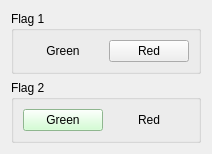
<?xml version="1.0" encoding="UTF-8"?>
<ui version="4.0">
 <class>Form</class>
 <widget class="QWidget" name="Form">
  <property name="geometry">
   <rect>
    <x>0</x>
    <y>0</y>
    <width>212</width>
    <height>136</height>
   </rect>
  </property>
  <property name="minimumSize">
   <size>
    <width>150</width>
    <height>0</height>
   </size>
  </property>
  <property name="maximumSize">
   <size>
    <width>800</width>
    <height>400</height>
   </size>
  </property>
  <property name="baseSize">
   <size>
    <width>200</width>
    <height>200</height>
   </size>
  </property>
  <property name="windowTitle">
   <string>Form</string>
  </property>
  <layout class="QVBoxLayout" name="verticalLayout_3">
   <item>
    <widget class="QGroupBox" name="groupBox_1">
     <property name="sizePolicy">
      <sizepolicy hsizetype="Preferred" vsizetype="MinimumExpanding">
       <horstretch>0</horstretch>
       <verstretch>0</verstretch>
      </sizepolicy>
     </property>
     <property name="maximumSize">
      <size>
       <width>16777215</width>
       <height>16777215</height>
      </size>
     </property>
     <property name="title">
      <string>Flag 1</string>
     </property>
     <layout class="QHBoxLayout" name="horizontalLayout">
      <item>
       <widget class="QPushButton" name="pushButton_1_green">
        <property name="sizePolicy">
         <sizepolicy hsizetype="Minimum" vsizetype="MinimumExpanding">
          <horstretch>0</horstretch>
          <verstretch>0</verstretch>
         </sizepolicy>
        </property>
        <property name="text">
         <string>Green</string>
        </property>
        <property name="flat">
         <bool>true</bool>
        </property>
       </widget>
      </item>
      <item>
       <widget class="QPushButton" name="pushButton_1_red">
        <property name="sizePolicy">
         <sizepolicy hsizetype="Minimum" vsizetype="MinimumExpanding">
          <horstretch>0</horstretch>
          <verstretch>0</verstretch>
         </sizepolicy>
        </property>
        <property name="text">
         <string>Red</string>
        </property>
       </widget>
      </item>
     </layout>
    </widget>
   </item>
   <item>
    <widget class="QGroupBox" name="groupBox_2">
     <property name="sizePolicy">
      <sizepolicy hsizetype="Preferred" vsizetype="MinimumExpanding">
       <horstretch>0</horstretch>
       <verstretch>0</verstretch>
      </sizepolicy>
     </property>
     <property name="maximumSize">
      <size>
       <width>16777215</width>
       <height>16777215</height>
      </size>
     </property>
     <property name="title">
      <string>Flag 2</string>
     </property>
     <layout class="QHBoxLayout" name="horizontalLayout_4">
      <item>
       <widget class="QPushButton" name="pushButton_2_green">
        <property name="sizePolicy">
         <sizepolicy hsizetype="Minimum" vsizetype="MinimumExpanding">
          <horstretch>0</horstretch>
          <verstretch>0</verstretch>
         </sizepolicy>
        </property>
        <property name="palette">
         <palette>
          <active>
           <colorrole role="WindowText">
            <brush brushstyle="SolidPattern">
             <color alpha="255">
              <red>0</red>
              <green>0</green>
              <blue>0</blue>
             </color>
            </brush>
           </colorrole>
           <colorrole role="Button">
            <brush brushstyle="SolidPattern">
             <color alpha="255">
              <red>200</red>
              <green>255</green>
              <blue>200</blue>
             </color>
            </brush>
           </colorrole>
           <colorrole role="Light">
            <brush brushstyle="SolidPattern">
             <color alpha="255">
              <red>255</red>
              <green>255</green>
              <blue>255</blue>
             </color>
            </brush>
           </colorrole>
           <colorrole role="Midlight">
            <brush brushstyle="SolidPattern">
             <color alpha="255">
              <red>227</red>
              <green>255</green>
              <blue>227</blue>
             </color>
            </brush>
           </colorrole>
           <colorrole role="Dark">
            <brush brushstyle="SolidPattern">
             <color alpha="255">
              <red>100</red>
              <green>127</green>
              <blue>100</blue>
             </color>
            </brush>
           </colorrole>
           <colorrole role="Mid">
            <brush brushstyle="SolidPattern">
             <color alpha="255">
              <red>133</red>
              <green>170</green>
              <blue>133</blue>
             </color>
            </brush>
           </colorrole>
           <colorrole role="Text">
            <brush brushstyle="SolidPattern">
             <color alpha="255">
              <red>0</red>
              <green>0</green>
              <blue>0</blue>
             </color>
            </brush>
           </colorrole>
           <colorrole role="BrightText">
            <brush brushstyle="SolidPattern">
             <color alpha="255">
              <red>255</red>
              <green>255</green>
              <blue>255</blue>
             </color>
            </brush>
           </colorrole>
           <colorrole role="ButtonText">
            <brush brushstyle="SolidPattern">
             <color alpha="255">
              <red>0</red>
              <green>0</green>
              <blue>0</blue>
             </color>
            </brush>
           </colorrole>
           <colorrole role="Base">
            <brush brushstyle="SolidPattern">
             <color alpha="255">
              <red>255</red>
              <green>255</green>
              <blue>255</blue>
             </color>
            </brush>
           </colorrole>
           <colorrole role="Window">
            <brush brushstyle="SolidPattern">
             <color alpha="255">
              <red>200</red>
              <green>255</green>
              <blue>200</blue>
             </color>
            </brush>
           </colorrole>
           <colorrole role="Shadow">
            <brush brushstyle="SolidPattern">
             <color alpha="255">
              <red>0</red>
              <green>0</green>
              <blue>0</blue>
             </color>
            </brush>
           </colorrole>
           <colorrole role="AlternateBase">
            <brush brushstyle="SolidPattern">
             <color alpha="255">
              <red>227</red>
              <green>255</green>
              <blue>227</blue>
             </color>
            </brush>
           </colorrole>
           <colorrole role="ToolTipBase">
            <brush brushstyle="SolidPattern">
             <color alpha="255">
              <red>255</red>
              <green>255</green>
              <blue>220</blue>
             </color>
            </brush>
           </colorrole>
           <colorrole role="ToolTipText">
            <brush brushstyle="SolidPattern">
             <color alpha="255">
              <red>0</red>
              <green>0</green>
              <blue>0</blue>
             </color>
            </brush>
           </colorrole>
          </active>
          <inactive>
           <colorrole role="WindowText">
            <brush brushstyle="SolidPattern">
             <color alpha="255">
              <red>0</red>
              <green>0</green>
              <blue>0</blue>
             </color>
            </brush>
           </colorrole>
           <colorrole role="Button">
            <brush brushstyle="SolidPattern">
             <color alpha="255">
              <red>200</red>
              <green>255</green>
              <blue>200</blue>
             </color>
            </brush>
           </colorrole>
           <colorrole role="Light">
            <brush brushstyle="SolidPattern">
             <color alpha="255">
              <red>255</red>
              <green>255</green>
              <blue>255</blue>
             </color>
            </brush>
           </colorrole>
           <colorrole role="Midlight">
            <brush brushstyle="SolidPattern">
             <color alpha="255">
              <red>227</red>
              <green>255</green>
              <blue>227</blue>
             </color>
            </brush>
           </colorrole>
           <colorrole role="Dark">
            <brush brushstyle="SolidPattern">
             <color alpha="255">
              <red>100</red>
              <green>127</green>
              <blue>100</blue>
             </color>
            </brush>
           </colorrole>
           <colorrole role="Mid">
            <brush brushstyle="SolidPattern">
             <color alpha="255">
              <red>133</red>
              <green>170</green>
              <blue>133</blue>
             </color>
            </brush>
           </colorrole>
           <colorrole role="Text">
            <brush brushstyle="SolidPattern">
             <color alpha="255">
              <red>0</red>
              <green>0</green>
              <blue>0</blue>
             </color>
            </brush>
           </colorrole>
           <colorrole role="BrightText">
            <brush brushstyle="SolidPattern">
             <color alpha="255">
              <red>255</red>
              <green>255</green>
              <blue>255</blue>
             </color>
            </brush>
           </colorrole>
           <colorrole role="ButtonText">
            <brush brushstyle="SolidPattern">
             <color alpha="255">
              <red>0</red>
              <green>0</green>
              <blue>0</blue>
             </color>
            </brush>
           </colorrole>
           <colorrole role="Base">
            <brush brushstyle="SolidPattern">
             <color alpha="255">
              <red>255</red>
              <green>255</green>
              <blue>255</blue>
             </color>
            </brush>
           </colorrole>
           <colorrole role="Window">
            <brush brushstyle="SolidPattern">
             <color alpha="255">
              <red>200</red>
              <green>255</green>
              <blue>200</blue>
             </color>
            </brush>
           </colorrole>
           <colorrole role="Shadow">
            <brush brushstyle="SolidPattern">
             <color alpha="255">
              <red>0</red>
              <green>0</green>
              <blue>0</blue>
             </color>
            </brush>
           </colorrole>
           <colorrole role="AlternateBase">
            <brush brushstyle="SolidPattern">
             <color alpha="255">
              <red>227</red>
              <green>255</green>
              <blue>227</blue>
             </color>
            </brush>
           </colorrole>
           <colorrole role="ToolTipBase">
            <brush brushstyle="SolidPattern">
             <color alpha="255">
              <red>255</red>
              <green>255</green>
              <blue>220</blue>
             </color>
            </brush>
           </colorrole>
           <colorrole role="ToolTipText">
            <brush brushstyle="SolidPattern">
             <color alpha="255">
              <red>0</red>
              <green>0</green>
              <blue>0</blue>
             </color>
            </brush>
           </colorrole>
          </inactive>
          <disabled>
           <colorrole role="WindowText">
            <brush brushstyle="SolidPattern">
             <color alpha="255">
              <red>100</red>
              <green>127</green>
              <blue>100</blue>
             </color>
            </brush>
           </colorrole>
           <colorrole role="Button">
            <brush brushstyle="SolidPattern">
             <color alpha="255">
              <red>200</red>
              <green>255</green>
              <blue>200</blue>
             </color>
            </brush>
           </colorrole>
           <colorrole role="Light">
            <brush brushstyle="SolidPattern">
             <color alpha="255">
              <red>255</red>
              <green>255</green>
              <blue>255</blue>
             </color>
            </brush>
           </colorrole>
           <colorrole role="Midlight">
            <brush brushstyle="SolidPattern">
             <color alpha="255">
              <red>227</red>
              <green>255</green>
              <blue>227</blue>
             </color>
            </brush>
           </colorrole>
           <colorrole role="Dark">
            <brush brushstyle="SolidPattern">
             <color alpha="255">
              <red>100</red>
              <green>127</green>
              <blue>100</blue>
             </color>
            </brush>
           </colorrole>
           <colorrole role="Mid">
            <brush brushstyle="SolidPattern">
             <color alpha="255">
              <red>133</red>
              <green>170</green>
              <blue>133</blue>
             </color>
            </brush>
           </colorrole>
           <colorrole role="Text">
            <brush brushstyle="SolidPattern">
             <color alpha="255">
              <red>100</red>
              <green>127</green>
              <blue>100</blue>
             </color>
            </brush>
           </colorrole>
           <colorrole role="BrightText">
            <brush brushstyle="SolidPattern">
             <color alpha="255">
              <red>255</red>
              <green>255</green>
              <blue>255</blue>
             </color>
            </brush>
           </colorrole>
           <colorrole role="ButtonText">
            <brush brushstyle="SolidPattern">
             <color alpha="255">
              <red>100</red>
              <green>127</green>
              <blue>100</blue>
             </color>
            </brush>
           </colorrole>
           <colorrole role="Base">
            <brush brushstyle="SolidPattern">
             <color alpha="255">
              <red>200</red>
              <green>255</green>
              <blue>200</blue>
             </color>
            </brush>
           </colorrole>
           <colorrole role="Window">
            <brush brushstyle="SolidPattern">
             <color alpha="255">
              <red>200</red>
              <green>255</green>
              <blue>200</blue>
             </color>
            </brush>
           </colorrole>
           <colorrole role="Shadow">
            <brush brushstyle="SolidPattern">
             <color alpha="255">
              <red>0</red>
              <green>0</green>
              <blue>0</blue>
             </color>
            </brush>
           </colorrole>
           <colorrole role="AlternateBase">
            <brush brushstyle="SolidPattern">
             <color alpha="255">
              <red>200</red>
              <green>255</green>
              <blue>200</blue>
             </color>
            </brush>
           </colorrole>
           <colorrole role="ToolTipBase">
            <brush brushstyle="SolidPattern">
             <color alpha="255">
              <red>255</red>
              <green>255</green>
              <blue>220</blue>
             </color>
            </brush>
           </colorrole>
           <colorrole role="ToolTipText">
            <brush brushstyle="SolidPattern">
             <color alpha="255">
              <red>0</red>
              <green>0</green>
              <blue>0</blue>
             </color>
            </brush>
           </colorrole>
          </disabled>
         </palette>
        </property>
        <property name="text">
         <string>Green</string>
        </property>
       </widget>
      </item>
      <item>
       <widget class="QPushButton" name="pushButton_2_red">
        <property name="sizePolicy">
         <sizepolicy hsizetype="Minimum" vsizetype="MinimumExpanding">
          <horstretch>0</horstretch>
          <verstretch>0</verstretch>
         </sizepolicy>
        </property>
        <property name="palette">
         <palette>
          <active>
           <colorrole role="WindowText">
            <brush brushstyle="SolidPattern">
             <color alpha="255">
              <red>0</red>
              <green>0</green>
              <blue>0</blue>
             </color>
            </brush>
           </colorrole>
           <colorrole role="Button">
            <brush brushstyle="SolidPattern">
             <color alpha="200">
              <red>255</red>
              <green>200</green>
              <blue>200</blue>
             </color>
            </brush>
           </colorrole>
           <colorrole role="Light">
            <brush brushstyle="SolidPattern">
             <color alpha="200">
              <red>255</red>
              <green>255</green>
              <blue>255</blue>
             </color>
            </brush>
           </colorrole>
           <colorrole role="Midlight">
            <brush brushstyle="SolidPattern">
             <color alpha="200">
              <red>255</red>
              <green>227</green>
              <blue>227</blue>
             </color>
            </brush>
           </colorrole>
           <colorrole role="Dark">
            <brush brushstyle="SolidPattern">
             <color alpha="200">
              <red>127</red>
              <green>100</green>
              <blue>100</blue>
             </color>
            </brush>
           </colorrole>
           <colorrole role="Mid">
            <brush brushstyle="SolidPattern">
             <color alpha="200">
              <red>170</red>
              <green>133</green>
              <blue>133</blue>
             </color>
            </brush>
           </colorrole>
           <colorrole role="Text">
            <brush brushstyle="SolidPattern">
             <color alpha="255">
              <red>0</red>
              <green>0</green>
              <blue>0</blue>
             </color>
            </brush>
           </colorrole>
           <colorrole role="BrightText">
            <brush brushstyle="SolidPattern">
             <color alpha="255">
              <red>255</red>
              <green>255</green>
              <blue>255</blue>
             </color>
            </brush>
           </colorrole>
           <colorrole role="ButtonText">
            <brush brushstyle="SolidPattern">
             <color alpha="255">
              <red>0</red>
              <green>0</green>
              <blue>0</blue>
             </color>
            </brush>
           </colorrole>
           <colorrole role="Base">
            <brush brushstyle="SolidPattern">
             <color alpha="255">
              <red>255</red>
              <green>255</green>
              <blue>255</blue>
             </color>
            </brush>
           </colorrole>
           <colorrole role="Window">
            <brush brushstyle="SolidPattern">
             <color alpha="200">
              <red>255</red>
              <green>200</green>
              <blue>200</blue>
             </color>
            </brush>
           </colorrole>
           <colorrole role="Shadow">
            <brush brushstyle="SolidPattern">
             <color alpha="255">
              <red>0</red>
              <green>0</green>
              <blue>0</blue>
             </color>
            </brush>
           </colorrole>
           <colorrole role="AlternateBase">
            <brush brushstyle="SolidPattern">
             <color alpha="227">
              <red>255</red>
              <green>227</green>
              <blue>227</blue>
             </color>
            </brush>
           </colorrole>
           <colorrole role="ToolTipBase">
            <brush brushstyle="SolidPattern">
             <color alpha="255">
              <red>255</red>
              <green>255</green>
              <blue>220</blue>
             </color>
            </brush>
           </colorrole>
           <colorrole role="ToolTipText">
            <brush brushstyle="SolidPattern">
             <color alpha="255">
              <red>0</red>
              <green>0</green>
              <blue>0</blue>
             </color>
            </brush>
           </colorrole>
          </active>
          <inactive>
           <colorrole role="WindowText">
            <brush brushstyle="SolidPattern">
             <color alpha="255">
              <red>0</red>
              <green>0</green>
              <blue>0</blue>
             </color>
            </brush>
           </colorrole>
           <colorrole role="Button">
            <brush brushstyle="SolidPattern">
             <color alpha="200">
              <red>255</red>
              <green>200</green>
              <blue>200</blue>
             </color>
            </brush>
           </colorrole>
           <colorrole role="Light">
            <brush brushstyle="SolidPattern">
             <color alpha="200">
              <red>255</red>
              <green>255</green>
              <blue>255</blue>
             </color>
            </brush>
           </colorrole>
           <colorrole role="Midlight">
            <brush brushstyle="SolidPattern">
             <color alpha="200">
              <red>255</red>
              <green>227</green>
              <blue>227</blue>
             </color>
            </brush>
           </colorrole>
           <colorrole role="Dark">
            <brush brushstyle="SolidPattern">
             <color alpha="200">
              <red>127</red>
              <green>100</green>
              <blue>100</blue>
             </color>
            </brush>
           </colorrole>
           <colorrole role="Mid">
            <brush brushstyle="SolidPattern">
             <color alpha="200">
              <red>170</red>
              <green>133</green>
              <blue>133</blue>
             </color>
            </brush>
           </colorrole>
           <colorrole role="Text">
            <brush brushstyle="SolidPattern">
             <color alpha="255">
              <red>0</red>
              <green>0</green>
              <blue>0</blue>
             </color>
            </brush>
           </colorrole>
           <colorrole role="BrightText">
            <brush brushstyle="SolidPattern">
             <color alpha="255">
              <red>255</red>
              <green>255</green>
              <blue>255</blue>
             </color>
            </brush>
           </colorrole>
           <colorrole role="ButtonText">
            <brush brushstyle="SolidPattern">
             <color alpha="255">
              <red>0</red>
              <green>0</green>
              <blue>0</blue>
             </color>
            </brush>
           </colorrole>
           <colorrole role="Base">
            <brush brushstyle="SolidPattern">
             <color alpha="255">
              <red>255</red>
              <green>255</green>
              <blue>255</blue>
             </color>
            </brush>
           </colorrole>
           <colorrole role="Window">
            <brush brushstyle="SolidPattern">
             <color alpha="200">
              <red>255</red>
              <green>200</green>
              <blue>200</blue>
             </color>
            </brush>
           </colorrole>
           <colorrole role="Shadow">
            <brush brushstyle="SolidPattern">
             <color alpha="255">
              <red>0</red>
              <green>0</green>
              <blue>0</blue>
             </color>
            </brush>
           </colorrole>
           <colorrole role="AlternateBase">
            <brush brushstyle="SolidPattern">
             <color alpha="227">
              <red>255</red>
              <green>227</green>
              <blue>227</blue>
             </color>
            </brush>
           </colorrole>
           <colorrole role="ToolTipBase">
            <brush brushstyle="SolidPattern">
             <color alpha="255">
              <red>255</red>
              <green>255</green>
              <blue>220</blue>
             </color>
            </brush>
           </colorrole>
           <colorrole role="ToolTipText">
            <brush brushstyle="SolidPattern">
             <color alpha="255">
              <red>0</red>
              <green>0</green>
              <blue>0</blue>
             </color>
            </brush>
           </colorrole>
          </inactive>
          <disabled>
           <colorrole role="WindowText">
            <brush brushstyle="SolidPattern">
             <color alpha="200">
              <red>127</red>
              <green>100</green>
              <blue>100</blue>
             </color>
            </brush>
           </colorrole>
           <colorrole role="Button">
            <brush brushstyle="SolidPattern">
             <color alpha="200">
              <red>255</red>
              <green>200</green>
              <blue>200</blue>
             </color>
            </brush>
           </colorrole>
           <colorrole role="Light">
            <brush brushstyle="SolidPattern">
             <color alpha="200">
              <red>255</red>
              <green>255</green>
              <blue>255</blue>
             </color>
            </brush>
           </colorrole>
           <colorrole role="Midlight">
            <brush brushstyle="SolidPattern">
             <color alpha="200">
              <red>255</red>
              <green>227</green>
              <blue>227</blue>
             </color>
            </brush>
           </colorrole>
           <colorrole role="Dark">
            <brush brushstyle="SolidPattern">
             <color alpha="200">
              <red>127</red>
              <green>100</green>
              <blue>100</blue>
             </color>
            </brush>
           </colorrole>
           <colorrole role="Mid">
            <brush brushstyle="SolidPattern">
             <color alpha="200">
              <red>170</red>
              <green>133</green>
              <blue>133</blue>
             </color>
            </brush>
           </colorrole>
           <colorrole role="Text">
            <brush brushstyle="SolidPattern">
             <color alpha="200">
              <red>127</red>
              <green>100</green>
              <blue>100</blue>
             </color>
            </brush>
           </colorrole>
           <colorrole role="BrightText">
            <brush brushstyle="SolidPattern">
             <color alpha="255">
              <red>255</red>
              <green>255</green>
              <blue>255</blue>
             </color>
            </brush>
           </colorrole>
           <colorrole role="ButtonText">
            <brush brushstyle="SolidPattern">
             <color alpha="200">
              <red>127</red>
              <green>100</green>
              <blue>100</blue>
             </color>
            </brush>
           </colorrole>
           <colorrole role="Base">
            <brush brushstyle="SolidPattern">
             <color alpha="200">
              <red>255</red>
              <green>200</green>
              <blue>200</blue>
             </color>
            </brush>
           </colorrole>
           <colorrole role="Window">
            <brush brushstyle="SolidPattern">
             <color alpha="200">
              <red>255</red>
              <green>200</green>
              <blue>200</blue>
             </color>
            </brush>
           </colorrole>
           <colorrole role="Shadow">
            <brush brushstyle="SolidPattern">
             <color alpha="255">
              <red>0</red>
              <green>0</green>
              <blue>0</blue>
             </color>
            </brush>
           </colorrole>
           <colorrole role="AlternateBase">
            <brush brushstyle="SolidPattern">
             <color alpha="200">
              <red>255</red>
              <green>200</green>
              <blue>200</blue>
             </color>
            </brush>
           </colorrole>
           <colorrole role="ToolTipBase">
            <brush brushstyle="SolidPattern">
             <color alpha="255">
              <red>255</red>
              <green>255</green>
              <blue>220</blue>
             </color>
            </brush>
           </colorrole>
           <colorrole role="ToolTipText">
            <brush brushstyle="SolidPattern">
             <color alpha="255">
              <red>0</red>
              <green>0</green>
              <blue>0</blue>
             </color>
            </brush>
           </colorrole>
          </disabled>
         </palette>
        </property>
        <property name="text">
         <string>Red</string>
        </property>
        <property name="flat">
         <bool>true</bool>
        </property>
       </widget>
      </item>
     </layout>
    </widget>
   </item>
  </layout>
 </widget>
 <resources/>
 <connections/>
</ui>
